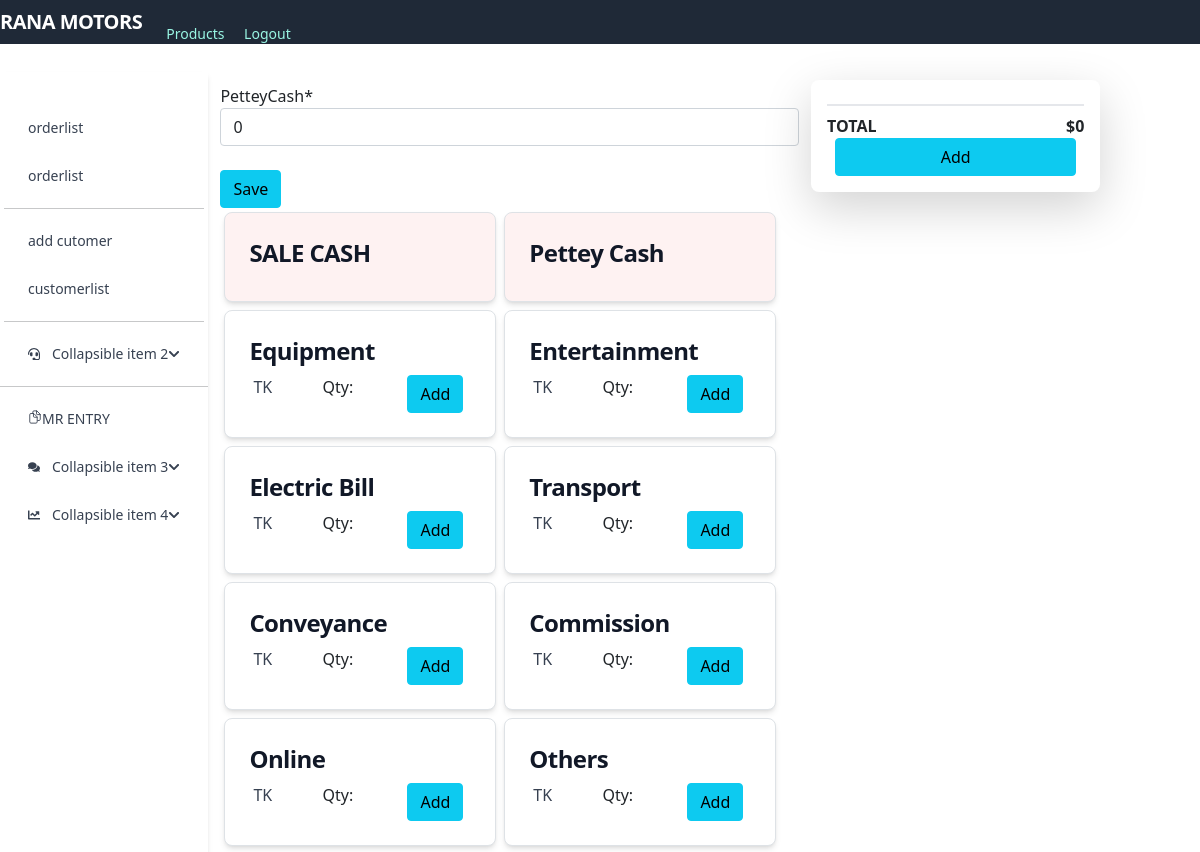
The app's page /expense (signed in, upper part), older data.
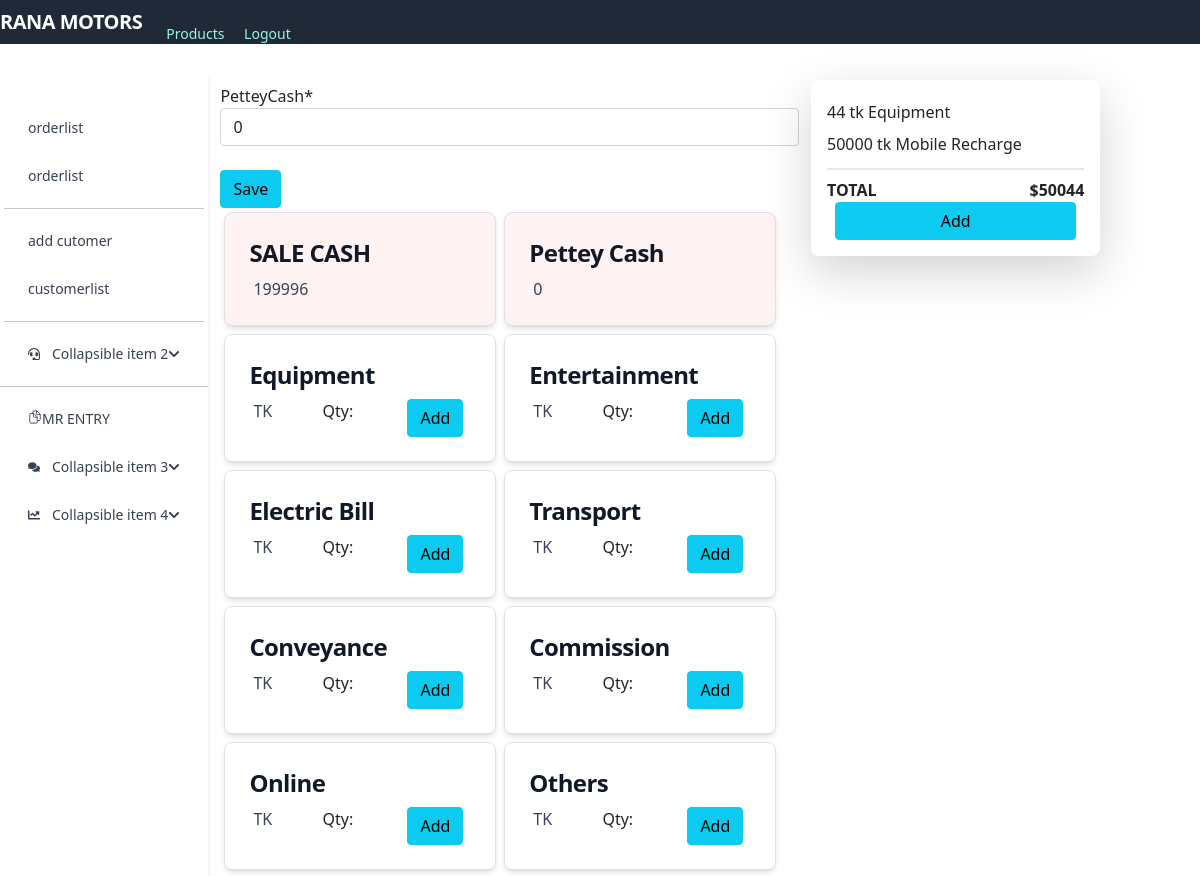
The same page, newer data.
### core/models.py (models this page shows, shortened)
class paybillcatogory(models.Model):
   name = models.TextField(max_length=100,null=True)

class dailyreport(models.Model):
   order = models.ForeignKey(Order,on_delete=models.CASCADE,null=True,blank=True)
   added = models.DateTimeField(auto_now_add=True,null=True)
   ammount = models.PositiveIntegerField(default=0,null=True)
   petteyCash = models.PositiveIntegerField(default=0,null=True)
   returnn = models.ForeignKey(returnn,on_delete=models.CASCADE,null=True,blank=True)
   bill = models.ForeignKey(bill,on_delete=models.CASCADE,null=True,blank=True)
   returnprice = models.PositiveIntegerField(default=0)
   billexpense = models.PositiveIntegerField(default=0)
   reporttype = models.CharField(max_length=800,null=True,blank=True)

class temppaybill(models.Model):
   paybillcatogory = models.ForeignKey(paybillcatogory, on_delete=models.CASCADE,null=True,blank=True)
   user = models.ForeignKey(User, on_delete=models.CASCADE)
   ammount = models.DecimalField(
        decimal_places=0,
        max_digits=10,
        validators=[MinValueValidator(0)],
        null=True
    )
   remarks = models.CharField(max_length=800,null=True,blank=True)

### core/views.py (the view)
# urls.py: path("expense", views.expense, name=""),
def expense(request):
         orders=dailyreport.objects.all().last()
         user_products = temppaybill.objects.filter(user=request.user)
         form = dailyreportt(request.POST or None, request.FILES or None)
         total=0
         total1=0
         for gs in user_products:
           total+=gs.ammount
         if form.is_valid() :
            fs= form.save(commit=False)
            fs.ammount=orders.ammount -fs.petteyCash
            fs.petteyCash=fs.petteyCash +orders.petteyCash
            fs.save()
            return HttpResponseRedirect("/expense")
         products =  paybillcatogory.objects.all()
         myFilter = expensefilter(request.GET, queryset=products)
         products = myFilter.qs
         context = {#'category': category,
               'orders': orders,
               'form':form,
               'pro':products,
               'user_products':user_products,
               'total':total
               }
         return render(request, 'core/expense.html',context)

### core/form.py
class dailyreportt(forms.ModelForm):
    class Meta:
        model =dailyreport
        fields = ['petteyCash']

### core/templates/core/expense.html (shortened to what this page needs)
{% extends 'core/base.html' %}
{% block content %}
{% load static %}
{%load crispy_forms_tags %}
    <div class="basis-3/4">
        <div class="grid grid-cols-3 gap-2 m-2 ">
            <div class="col-span-2 m-1">
                {% load crispy_forms_tags %}
                <form method="POST" class="post-form">
                    {{ form|crispy}}
                    <br>
                    <button type="submit" class="save btn btn-info">Save</button>
                </form>
                <div class="flex flex-wrap " >
    <a href="#"
        class="w-[47%] p-4 max-w-sm bg-red-50 rounded-lg border border-gray-200 shadow-md hover:bg-gray-100 dark:bg-gray-800 dark:border-gray-700 dark:hover:bg-gray-700 m-1">
        <h5 class="mb-2 text-2xl font-bold tracking-tight text-gray-900 dark:text-white">
            SALE CASH
        </h5>
        <div class="flex justify-between">
            <p class="font-normal text-gray-700 dark:text-gray-400 px-1">
                {{ orders.ammount}}
            </p>
        </div>
    </a>
    <a href="#"
        class="w-[47%] p-4 max-w-sm bg-red-50 rounded-lg border border-gray-200 shadow-md hover:bg-gray-100 dark:bg-gray-800 dark:border-gray-700 dark:hover:bg-gray-700 m-1">
        <h5 class="mb-2 text-2xl font-bold tracking-tight text-gray-900 dark:text-white">
            Pettey Cash
        </h5>
        <div class="flex justify-between">
            <p class="font-normal text-gray-700 dark:text-gray-400 px-1">
                {{ orders.petteyCash}}
            </p>
        </div>
    </a>
    <br>
    <br>
    {% for product in pro %}
    <a href="#"
        class="w-[47%] p-4 max-w-sm bg-white rounded-lg border border-gray-200 shadow-md hover:bg-gray-100 dark:bg-gray-800 dark:border-gray-700 dark:hover:bg-gray-700 m-1">
        <h5 class="mb-2 text-2xl font-bold tracking-tight text-gray-900 dark:text-white">
            {{ product.name}}
        </h5>
        <div class="flex justify-between">
            <p class="font-normal text-gray-700 dark:text-gray-400 px-1">
                TK{{ product.price }}
            </p>
            <p class="font-normal   text-red mx-1">
                Qty: {{ product.quantity }}
            </p>
            <button
                class="save btn btn-info mx-2"
                onclick="window.location.href = '{{product.id}}/expenseform'">
                Add
            </button>
        </div>
    </a>
    {% endfor %}
                </div>
            </div>
            <div>
                <div class="flex flex-col justify-between block  rounded-lg shadow-lg bg-white max-w-sm p-3">
                    {% for product in user_products %}
                    <div class="flex justify-between my-1">
                        <p>
                            {{ product.ammount }}  tk {{ product.paybillcatogory.name }}</b>
                        </p>
                    </div>
                    {% endfor %}
                <div class="mt-2 border-t-2">
                    <div class="mt-2 flex justify-between">
                        <p class="font-bold">TOTAL</p>
                        <p class="font-bold">${{ total }}</p>
                    </div>
                </div>
                <button
                class="save btn btn-info mx-2"
                onclick="window.location.href = 'expensestore'">
                Add
            </button>
               </div>
            </div>
        </div>
    </div>
</div>
{% endblock %}

Row changes from the older to the newer data that the page shows:
added dailyreport: ammount "199996", petteyCash "0"
added temppaybill: ammount "44", paybillcatogory.name "Equipment"
added temppaybill: ammount "50000", paybillcatogory.name "Mobile Recharge"
Text that changed along with them:
{{ total }}: "0" → "50044"
